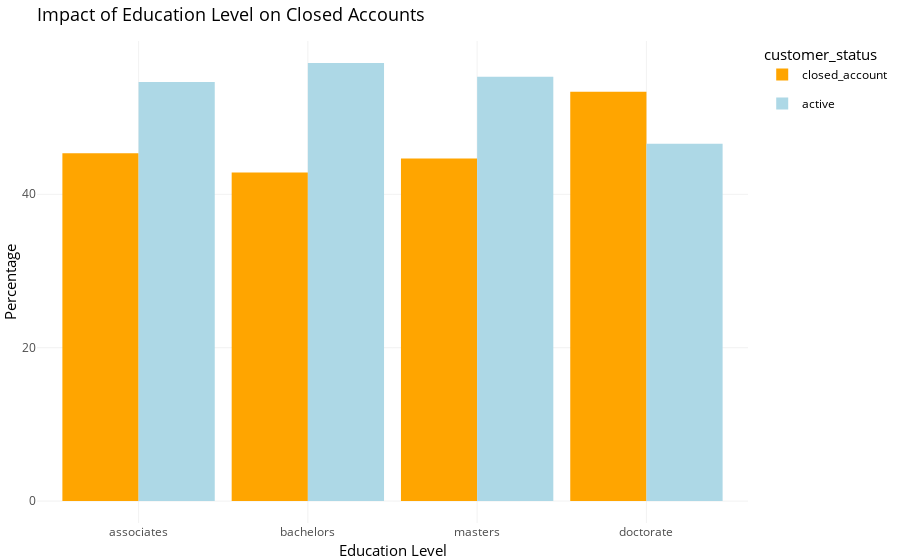
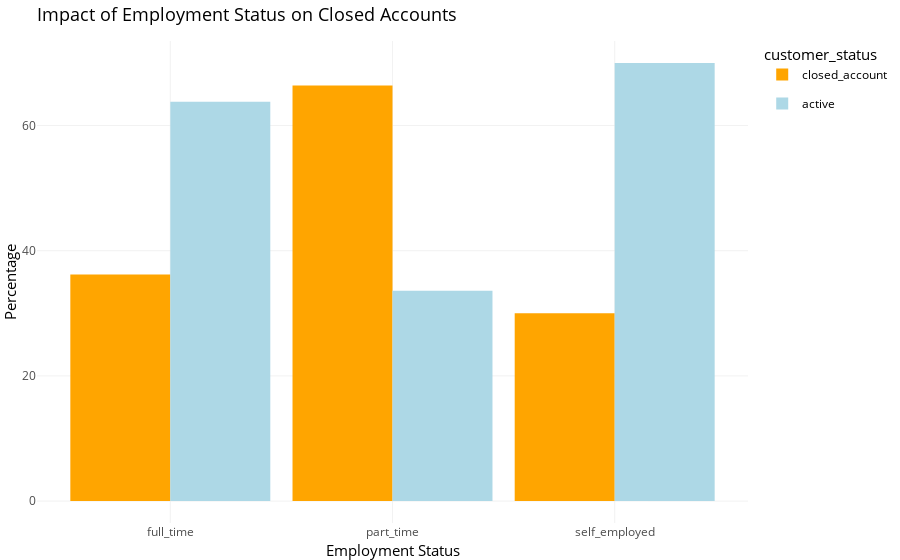

The notebook cell these images were saved under, in order:
### Markdown cell above
## Question 4


**Question**:
How does the socioeconomic profile, comprising education level, employment status, and income, correlate with the likelihood of credit card account closure among customers?


**Answer**:
The education level and income is not impacting much but the partime employee workers, tend to clos account more than others.

### Code cell
# Calculate counts and percentages of closed and active accounts for each education level
education_summary <- credit_card_df %>%
  group_by(education, customer_status) %>%
  summarize(count = n()) %>%
  group_by(education) %>%
  mutate(percentage = count / sum(count) * 100)

# Filter for only active and closed accounts
education_summary <- filter(education_summary, customer_status %in% c("closed_account", "active"))

# Create a dodged bar plot with ggplot2 using percentages
gg_education <- ggplot(education_summary, aes(x = education, y = percentage, fill = customer_status)) +
  geom_bar(stat = "identity", position = "dodge") +
  labs(title = "Impact of Education Level on Closed Accounts",
       x = "Education Level",
       y = "Percentage") +
  scale_fill_manual(values = c("closed_account" = "orange", "active" = "lightblue")) +
  theme_minimal()

# Convert ggplot to an interactive plot using plotly
ggplotly(gg_education)


# Calculate counts and percentages of closed and active accounts for each employment status
employment_summary <- credit_card_df %>%
  group_by(employment_status, customer_status) %>%
  summarize(count = n()) %>%
  group_by(employment_status) %>%
  mutate(percentage = count / sum(count) * 100)

# Filter for only active and closed accounts
employment_summary <- filter(employment_summary, customer_status %in% c("closed_account", "active"))

# Create a dodged bar plot with ggplot2 using percentages
gg_employment <- ggplot(employment_summary, aes(x = employment_status, y = percentage, fill = customer_status)) +
  geom_bar(stat = "identity", position = "dodge") +
  labs(title = "Impact of Employment Status on Closed Accounts",
       x = "Employment Status",
       y = "Percentage") +
  scale_fill_manual(values = c("closed_account" = "orange", "active" = "lightblue")) +
  theme_minimal()

# Convert ggplot to an interactive plot using plotly
ggplotly(gg_employment)



# Histogram for Income
income_histogram <- ggplot(credit_card_df, aes(x = income, fill = customer_status)) +
  geom_histogram(binwidth = 5000, position = "dodge", alpha = 0.7) +
  labs(title = "Distribution of Income for Closed and Active Accounts",
       x = "Income",
       y = "Count") +
  scale_fill_manual(values = c("closed_account" = "orange", "active" = "lightblue")) +
  theme_minimal()

# Convert ggplot to an interactive plot using plotly
income_histogram_interactive <- ggplotly(income_histogram)
income_histogram_interactive

### Figure 1 — Plotly figure (JSON) as saved in the notebook; plotly's stock layout.template omitted (floating-point values rounded to 4 significant figures)
{"data": [{"orientation": "v", "width": [0.45, 0.45, 0.45, 0.45], "base": [0, 0, 0, 0], "x": [0.775, 1.775, 2.775, 3.775], "y": [45.36, 42.86, 44.66, 53.39], "text": ["education: associates<br />percentage: 45.35547<br />customer_status: closed_account", "education: bachelors<br />percentage: 42.85714<br />customer_status: closed_account", "education: masters<br />percentage: 44.66165<br />customer_status: closed_account", "education: doctorate<br />percentage: 53.38983<br />customer_status: closed_account"], "type": "bar", "textposition": "none", "marker": {"autocolorscale": false, "color": "rgba(255,165,0,1)", "line": {"width": 1.89, "color": "transparent"}}, "name": "closed_account", "legendgroup": "closed_account", "showlegend": true, "xaxis": "x", "yaxis": "y", "hoverinfo": "text"}, {"orientation": "v", "width": [0.45, 0.45, 0.45, 0.45], "base": [0, 0, 0, 0], "x": [1.225, 2.225, 3.225, 4.225], "y": [54.64, 57.14, 55.34, 46.61], "text": ["education: associates<br />percentage: 54.64453<br />customer_status: active", "education: bachelors<br />percentage: 57.14286<br />customer_status: active", "education: masters<br />percentage: 55.33835<br />customer_status: active", "education: doctorate<br />percentage: 46.61017<br />customer_status: active"], "type": "bar", "textposition": "none", "marker": {"autocolorscale": false, "color": "rgba(173,216,230,1)", "line": {"width": 1.89, "color": "transparent"}}, "name": "active", "legendgroup": "active", "showlegend": true, "xaxis": "x", "yaxis": "y", "hoverinfo": "text"}], "layout": {"margin": {"t": 40.84, "r": 7.306, "b": 37.26, "l": 37.26}, "font": {"color": "rgba(0,0,0,1)", "family": "", "size": 14.61}, "title": {"text": "Impact of Education Level on Closed Accounts", "font": {"color": "rgba(0,0,0,1)", "family": "", "size": 17.53}, "x": 0, "xref": "paper"}, "xaxis": {"domain": [0, 1], "automargin": true, "type": "linear", "autorange": false, "range": [0.4, 4.6], "tickmode": "array", "ticktext": ["associates", "bachelors", "masters", "doctorate"], "tickvals": [1, 2, 3, 4], "categoryorder": "array", "categoryarray": ["associates", "bachelors", "masters", "doctorate"], "nticks": {}, "ticks": "", "tickcolor": {}, "ticklen": 3.653, "tickwidth": 0, "showticklabels": true, "tickfont": {"color": "rgba(77,77,77,1)", "family": "", "size": 11.69}, "tickangle": 0, "showline": false, "linecolor": {}, "linewidth": 0, "showgrid": true, "gridcolor": "rgba(235,235,235,1)", "gridwidth": 0.6642, "zeroline": false, "anchor": "y", "title": {"text": "Education Level", "font": {"color": "rgba(0,0,0,1)", "family": "", "size": 14.61}}, "hoverformat": ".2f"}, "yaxis": {"domain": [0, 1], "automargin": true, "type": "linear", "autorange": false, "range": [-2.857, 60], "tickmode": "array", "ticktext": ["0", "20", "40"], "tickvals": [0, 20, 40], "categoryorder": "array", "categoryarray": ["0", "20", "40"], "nticks": {}, "ticks": "", "tickcolor": {}, "ticklen": 3.653, "tickwidth": 0, "showticklabels": true, "tickfont": {"color": "rgba(77,77,77,1)", "family": "", "size": 11.69}, "tickangle": 0, "showline": false, "linecolor": {}, "linewidth": 0, "showgrid": true, "gridcolor": "rgba(235,235,235,1)", "gridwidth": 0.6642, "zeroline": false, "anchor": "x", "title": {"text": "Percentage", "font": {"color": "rgba(0,0,0,1)", "family": "", "size": 14.61}}, "hoverformat": ".2f"}, "shapes": [{"type": "rect", "line": {"width": 0, "linetype": []}, "yref": "paper", "xref": "paper", "x0": 0, "x1": 1, "y0": 0, "y1": 1}], "showlegend": true, "legend": {"bgcolor": {}, "bordercolor": {}, "borderwidth": 0, "font": {"color": "rgba(0,0,0,1)", "family": "", "size": 11.69}, "title": {"text": "customer_status", "font": {"color": "rgba(0,0,0,1)", "family": "", "size": 14.61}}}, "hovermode": "closest", "barmode": "relative"}}

### Figure 2 — Plotly figure (JSON) as saved in the notebook; plotly's stock layout.template omitted (floating-point values rounded to 4 significant figures)
{"data": [{"orientation": "v", "width": [0.45, 0.45, 0.45], "base": [0, 0, 0], "x": [0.775, 1.775, 2.775], "y": [36.19, 66.4, 30], "text": ["employment_status: full_time<br />percentage: 36.19247<br />customer_status: closed_account", "employment_status: part_time<br />percentage: 66.40472<br />customer_status: closed_account", "employment_status: self_employed<br />percentage: 30.00000<br />customer_status: closed_account"], "type": "bar", "textposition": "none", "marker": {"autocolorscale": false, "color": "rgba(255,165,0,1)", "line": {"width": 1.89, "color": "transparent"}}, "name": "closed_account", "legendgroup": "closed_account", "showlegend": true, "xaxis": "x", "yaxis": "y", "hoverinfo": "text"}, {"orientation": "v", "width": [0.45, 0.45, 0.45], "base": [0, 0, 0], "x": [1.225, 2.225, 3.225], "y": [63.81, 33.6, 70], "text": ["employment_status: full_time<br />percentage: 63.80753<br />customer_status: active", "employment_status: part_time<br />percentage: 33.59528<br />customer_status: active", "employment_status: self_employed<br />percentage: 70.00000<br />customer_status: active"], "type": "bar", "textposition": "none", "marker": {"autocolorscale": false, "color": "rgba(173,216,230,1)", "line": {"width": 1.89, "color": "transparent"}}, "name": "active", "legendgroup": "active", "showlegend": true, "xaxis": "x", "yaxis": "y", "hoverinfo": "text"}], "layout": {"margin": {"t": 40.84, "r": 7.306, "b": 37.26, "l": 37.26}, "font": {"color": "rgba(0,0,0,1)", "family": "", "size": 14.61}, "title": {"text": "Impact of Employment Status on Closed Accounts", "font": {"color": "rgba(0,0,0,1)", "family": "", "size": 17.53}, "x": 0, "xref": "paper"}, "xaxis": {"domain": [0, 1], "automargin": true, "type": "linear", "autorange": false, "range": [0.4, 3.6], "tickmode": "array", "ticktext": ["full_time", "part_time", "self_employed"], "tickvals": [1, 2, 3], "categoryorder": "array", "categoryarray": ["full_time", "part_time", "self_employed"], "nticks": {}, "ticks": "", "tickcolor": {}, "ticklen": 3.653, "tickwidth": 0, "showticklabels": true, "tickfont": {"color": "rgba(77,77,77,1)", "family": "", "size": 11.69}, "tickangle": 0, "showline": false, "linecolor": {}, "linewidth": 0, "showgrid": true, "gridcolor": "rgba(235,235,235,1)", "gridwidth": 0.6642, "zeroline": false, "anchor": "y", "title": {"text": "Employment Status", "font": {"color": "rgba(0,0,0,1)", "family": "", "size": 14.61}}, "hoverformat": ".2f"}, "yaxis": {"domain": [0, 1], "automargin": true, "type": "linear", "autorange": false, "range": [-3.5, 73.5], "tickmode": "array", "ticktext": ["0", "20", "40", "60"], "tickvals": [0, 20, 40, 60], "categoryorder": "array", "categoryarray": ["0", "20", "40", "60"], "nticks": {}, "ticks": "", "tickcolor": {}, "ticklen": 3.653, "tickwidth": 0, "showticklabels": true, "tickfont": {"color": "rgba(77,77,77,1)", "family": "", "size": 11.69}, "tickangle": 0, "showline": false, "linecolor": {}, "linewidth": 0, "showgrid": true, "gridcolor": "rgba(235,235,235,1)", "gridwidth": 0.6642, "zeroline": false, "anchor": "x", "title": {"text": "Percentage", "font": {"color": "rgba(0,0,0,1)", "family": "", "size": 14.61}}, "hoverformat": ".2f"}, "shapes": [{"type": "rect", "line": {"width": 0, "linetype": []}, "yref": "paper", "xref": "paper", "x0": 0, "x1": 1, "y0": 0, "y1": 1}], "showlegend": true, "legend": {"bgcolor": {}, "bordercolor": {}, "borderwidth": 0, "font": {"color": "rgba(0,0,0,1)", "family": "", "size": 11.69}, "title": {"text": "customer_status", "font": {"color": "rgba(0,0,0,1)", "family": "", "size": 14.61}}}, "hovermode": "closest", "barmode": "relative"}}
